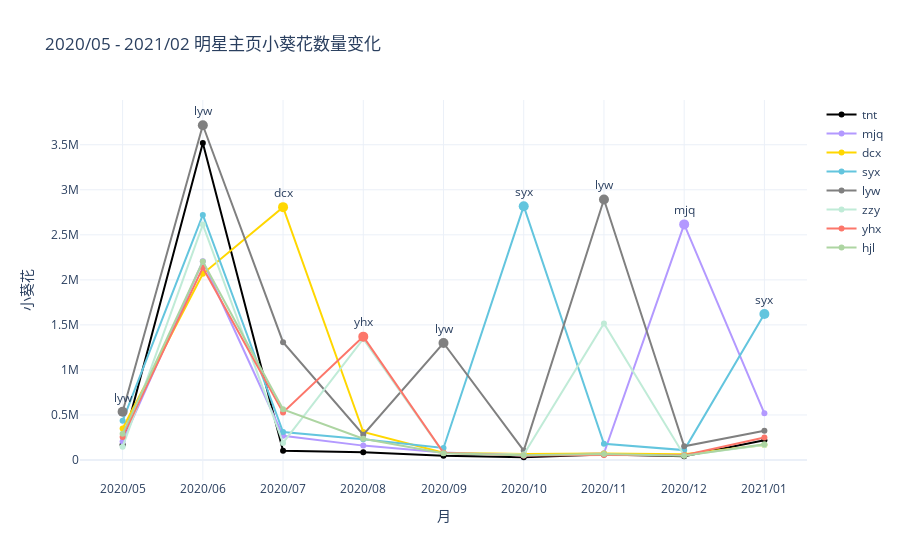

Notebook code cell kept with this figure:
### Code cell
fig = go.Figure()

for i in range(len(columns)):
    fig.add_trace(go.Scatter(x=trend.date, y=trend[columns[i]],
                        mode='lines+markers',
                        name=columns[i], 
                        line = {'color': color[i]}))

for i in range(len(trend.date.values)):
    columnname =  trend.winner[i]
    fig.add_trace(go.Scatter(x=[trend.date.values[i]], 
                             y=trend.loc[trend.date == trend.date.values[i], str(columnname)].values,
                            text = [trend.winner.values[i]],
                            mode='markers+text',
                            textposition="top center",
                            marker=dict(size=10, 
                                       color = color2[columnname], 
                                       ),
                             showlegend = False
                        ))


fig.update_layout(title='2020/05 - 2021/02 明星主页小葵花数量变化',
                  xaxis_title='月',
                  yaxis_title='小葵花',
                  template="plotly_white")


fig.show()

py.plot(fig, filename = 'starpage', auto_open=False)

### Figure 1 — Plotly figure (JSON) as saved in the notebook; plotly's stock layout.template omitted (floating-point values rounded to 4 significant figures)
{"data": [{"line": {"color": "#000000"}, "mode": "lines+markers", "name": "tnt", "type": "scatter", "x": ["2020/05", "2020/06", "2020/07", "2020/08", "2020/09", "2020/10", "2020/11", "2020/12", "2021/01"], "y": [170190, 3520028, 103630, 85420, 46620, 30680, 60170, 42270, 220350]}, {"line": {"color": "#B399FF"}, "mode": "lines+markers", "name": "mjq", "type": "scatter", "x": ["2020/05", "2020/06", "2020/07", "2020/08", "2020/09", "2020/10", "2020/11", "2020/12", "2021/01"], "y": [205160, 2206270, 269000, 159780, 82640, 49970, 74560, 2615650, 518720]}, {"line": {"color": "#FFD700"}, "mode": "lines+markers", "name": "dcx", "type": "scatter", "x": ["2020/05", "2020/06", "2020/07", "2020/08", "2020/09", "2020/10", "2020/11", "2020/12", "2021/01"], "y": [350280, 2066968, 2807210, 311000, 81370, 65540, 71000, 65040, 167290]}, {"line": {"color": "#63C5DE"}, "mode": "lines+markers", "name": "syx", "type": "scatter", "x": ["2020/05", "2020/06", "2020/07", "2020/08", "2020/09", "2020/10", "2020/11", "2020/12", "2021/01"], "y": [435170, 2721240, 309630, 230480, 133460, 2817900, 179930, 109940, 1620830]}, {"line": {"color": "#808080"}, "mode": "lines+markers", "name": "lyw", "type": "scatter", "x": ["2020/05", "2020/06", "2020/07", "2020/08", "2020/09", "2020/10", "2020/11", "2020/12", "2021/01"], "y": [535210, 3716360, 1307950, 280300, 1298820, 104720, 2891940, 152550, 324970]}, {"line": {"color": "#c0ebd7"}, "mode": "lines+markers", "name": "zzy", "type": "scatter", "x": ["2020/05", "2020/06", "2020/07", "2020/08", "2020/09", "2020/10", "2020/11", "2020/12", "2021/01"], "y": [145940, 2614120, 189670, 1343310, 76620, 61070, 1516210, 51210, 166510]}, {"line": {"color": "#FC766A"}, "mode": "lines+markers", "name": "yhx", "type": "scatter", "x": ["2020/05", "2020/06", "2020/07", "2020/08", "2020/09", "2020/10", "2020/11", "2020/12", "2021/01"], "y": [256550, 2135550, 527890, 1369720, 80090, 50680, 55560, 54180, 250750]}, {"line": {"color": "#add5a2"}, "mode": "lines+markers", "name": "hjl", "type": "scatter", "x": ["2020/05", "2020/06", "2020/07", "2020/08", "2020/09", "2020/10", "2020/11", "2020/12", "2021/01"], "y": [292850, 2203570, 562690, 235680, 74210, 52180, 66110, 46460, 174040]}, {"marker": {"color": "#808080", "size": 10}, "mode": "markers+text", "showlegend": false, "text": ["lyw"], "textposition": "top center", "type": "scatter", "x": ["2020/05"], "y": [535210]}, {"marker": {"color": "#808080", "size": 10}, "mode": "markers+text", "showlegend": false, "text": ["lyw"], "textposition": "top center", "type": "scatter", "x": ["2020/06"], "y": [3716360]}, {"marker": {"color": "#FFD700", "size": 10}, "mode": "markers+text", "showlegend": false, "text": ["dcx"], "textposition": "top center", "type": "scatter", "x": ["2020/07"], "y": [2807210]}, {"marker": {"color": "#FC766A", "size": 10}, "mode": "markers+text", "showlegend": false, "text": ["yhx"], "textposition": "top center", "type": "scatter", "x": ["2020/08"], "y": [1369720]}, {"marker": {"color": "#808080", "size": 10}, "mode": "markers+text", "showlegend": false, "text": ["lyw"], "textposition": "top center", "type": "scatter", "x": ["2020/09"], "y": [1298820]}, {"marker": {"color": "#63C5DE", "size": 10}, "mode": "markers+text", "showlegend": false, "text": ["syx"], "textposition": "top center", "type": "scatter", "x": ["2020/10"], "y": [2817900]}, {"marker": {"color": "#808080", "size": 10}, "mode": "markers+text", "showlegend": false, "text": ["lyw"], "textposition": "top center", "type": "scatter", "x": ["2020/11"], "y": [2891940]}, {"marker": {"color": "#B399FF", "size": 10}, "mode": "markers+text", "showlegend": false, "text": ["mjq"], "textposition": "top center", "type": "scatter", "x": ["2020/12"], "y": [2615650]}, {"marker": {"color": "#63C5DE", "size": 10}, "mode": "markers+text", "showlegend": false, "text": ["syx"], "textposition": "top center", "type": "scatter", "x": ["2021/01"], "y": [1620830]}], "layout": {"title": {"text": "2020/05 - 2021/02 明星主页小葵花数量变化"}, "xaxis": {"title": {"text": "月"}}, "yaxis": {"title": {"text": "小葵花"}}}}
